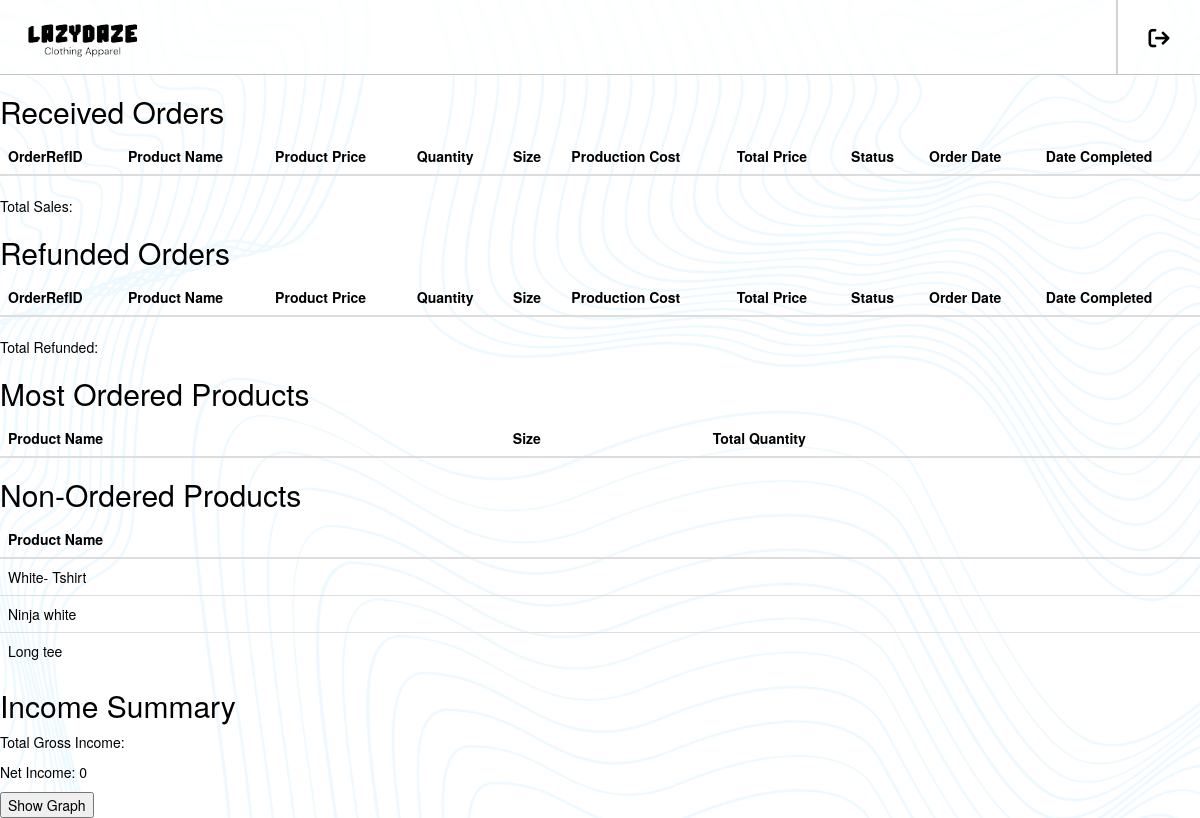
/Report_sales.php, run on an earlier commit of the app's database.
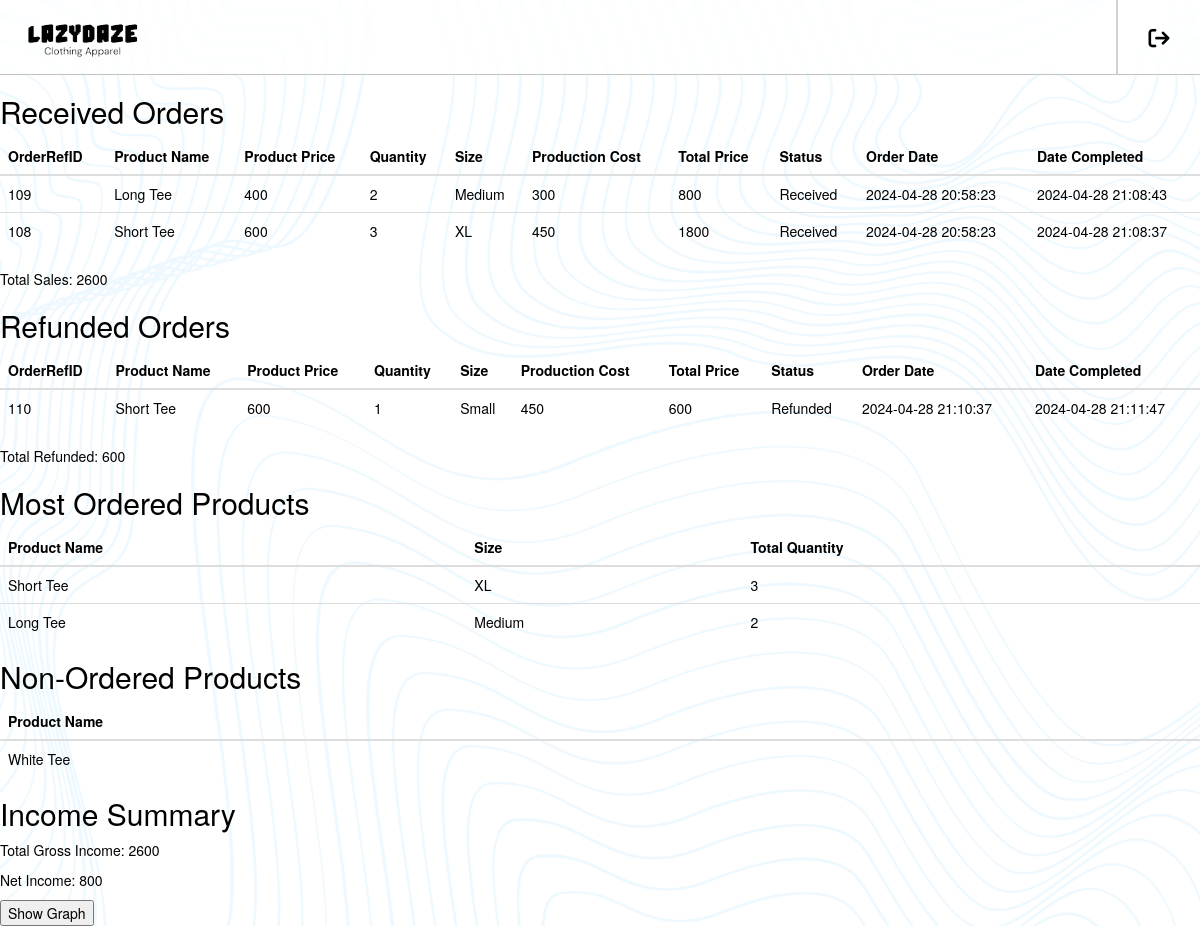
And on a later commit of the database.
### tables this page shows
CREATE TABLE `manageorders` (
  `OrderRefID` int(200) NOT NULL,
  `ProductID` int(200) NOT NULL,
  `Customer_Email` varchar(200) NOT NULL,
  `Customer_Name` varchar(200) NOT NULL,
  `Customer_HouseNumber` varchar(200) NOT NULL,
  `Customer_Street` varchar(200) NOT NULL,
  `Customer_Barangay` varchar(200) NOT NULL,
  `Customer_City` varchar(200) NOT NULL,
  `Customer_Postal` int(200) NOT NULL,
  `Customer_Number` varchar(200) NOT NULL,
  `Product_Name` varchar(200) NOT NULL,
  `Price` int(200) NOT NULL,
  `Size` varchar(200) NOT NULL,
  `Quantity` int(200) NOT NULL,
  `Prod_Cost` int(200) NOT NULL,
  `TotalPrice` int(200) NOT NULL,
  `img` varchar(200) NOT NULL,
  `Receipt_img` varchar(200) NOT NULL,
  `Confirmed` tinyint(1) DEFAULT 0,
  `Status` varchar(50) NOT NULL DEFAULT 'Pending',
  `Order_Date` datetime NOT NULL,
  `Date_Completed` datetime DEFAULT NULL
);

### Report_sales.php (the view, shortened to what this page needs)
<?php
include('connect.php');
if(isset($_GET['date'])) {
    $date = $_GET['date'];
    $end_date = isset($_GET['end_date']) ? $_GET['end_date'] : $date;
    $received_order_query = "SELECT * FROM manageorders WHERE Confirmed = 1 AND Status NOT IN ('Pending', 'Delivering') AND DATE(Date_Completed) BETWEEN '$date' AND '$end_date' ORDER BY Date_Completed DESC";
    $received_order_result = mysqli_query($conn, $received_order_query);
    $refunded_order_query = "SELECT * FROM manageorders WHERE Confirmed = 2 AND Status NOT IN ('Pending', 'Delivering') AND DATE(Date_Completed) BETWEEN '$date' AND '$end_date' ORDER BY Date_Completed DESC";
    $refunded_order_result = mysqli_query($conn, $refunded_order_query);
    $most_ordered_query = "SELECT Product_Name, Size, SUM(Quantity) AS total_quantity FROM manageorders WHERE Confirmed = 1 AND Status NOT IN ('Pending', 'Delivering') AND DATE(Date_Completed) BETWEEN '$date' AND '$end_date' GROUP BY Product_Name, Size ORDER BY total_quantity DESC LIMIT 5";
    $most_ordered_result = mysqli_query($conn, $most_ordered_query);
    $least_ordered_query = "SELECT Product_Name, Size, SUM(Quantity) AS total_quantity FROM manageorders WHERE Confirmed = 1 AND Status NOT IN ('Pending', 'Delivering') AND DATE(Date_Completed) BETWEEN '$date' AND '$end_date' GROUP BY Product_Name, Size ORDER BY total_quantity ASC LIMIT 5";
    $least_ordered_result = mysqli_query($conn, $least_ordered_query);
    $non_ordered_query = "SELECT Product_Name FROM manageprod WHERE Product_Name NOT IN (SELECT DISTINCT Product_Name FROM manageorders WHERE Confirmed = 1 AND Status NOT IN ('Pending', 'Delivering') AND DATE(Date_Completed) BETWEEN '$date' AND '$end_date')";
    $non_ordered_result = mysqli_query($conn, $non_ordered_query);
    $total_sales_query = "SELECT SUM(TotalPrice) AS total_sales FROM manageorders WHERE Confirmed = 1 AND Status NOT IN ('Pending', 'Delivering') AND DATE(Date_Completed) BETWEEN '$date' AND '$end_date'";
    $total_sales_result = mysqli_query($conn, $total_sales_query);
    $total_sales_row = mysqli_fetch_assoc($total_sales_result);
    $total_sales = $total_sales_row['total_sales'];
    $total_refunded_query = "SELECT SUM(TotalPrice) AS total_refunded FROM manageorders WHERE Confirmed = 2 AND Status NOT IN ('Pending', 'Delivering') AND DATE(Date_Completed) BETWEEN '$date' AND '$end_date'";
    $total_refunded_result = mysqli_query($conn, $total_refunded_query);
    $total_refunded_row = mysqli_fetch_assoc($total_refunded_result);
    $total_refunded = $total_refunded_row['total_refunded'];
    $total_prod_cost_query = "SELECT SUM(Prod_Cost) AS total_prod_cost FROM manageorders WHERE Status NOT IN ('Pending', 'Delivering') AND DATE(Date_Completed) BETWEEN '$date' AND '$end_date'";
    $total_prod_cost_result = mysqli_query($conn, $total_prod_cost_query);
    $total_prod_cost_row = mysqli_fetch_assoc($total_prod_cost_result);
    $total_prod_cost = $total_prod_cost_row['total_prod_cost'];
    $total_gross_income = $total_sales;
    $net_income = $total_sales - $total_refunded - $total_prod_cost;
} else {
    $received_order_query = "SELECT * FROM manageorders WHERE Confirmed = 1 AND Status NOT IN ('Pending', 'Delivering') ORDER BY Date_Completed DESC";
    $received_order_result = mysqli_query($conn, $received_order_query);
    $refunded_order_query = "SELECT * FROM manageorders WHERE Confirmed = 2 AND Status NOT IN ('Pending', 'Delivering') ORDER BY Date_Completed DESC";
    $refunded_order_result = mysqli_query($conn, $refunded_order_query);
    $most_ordered_query = "SELECT Product_Name, Size, SUM(Quantity) AS total_quantity FROM manageorders WHERE Confirmed = 1 AND Status NOT IN ('Pending', 'Delivering') GROUP BY Product_Name, Size ORDER BY total_quantity DESC LIMIT 5";
    $most_ordered_result = mysqli_query($conn, $most_ordered_query);
    $non_ordered_query = "SELECT Product_Name FROM manageprod WHERE Product_Name NOT IN (SELECT DISTINCT Product_Name FROM manageorders WHERE Confirmed = 1 AND Status NOT IN ('Pending', 'Delivering'))";
    $non_ordered_result = mysqli_query($conn, $non_ordered_query);
    $total_sales_query = "SELECT SUM(TotalPrice) AS total_sales FROM manageorders WHERE Confirmed = 1 AND Status NOT IN ('Pending', 'Delivering')";
    $total_sales_result = mysqli_query($conn, $total_sales_query);
    $total_sales_row = mysqli_fetch_assoc($total_sales_result);
    $total_sales = $total_sales_row['total_sales'];
    $total_refunded_query = "SELECT SUM(TotalPrice) AS total_refunded FROM manageorders WHERE Confirmed = 2 AND Status NOT IN ('Pending', 'Delivering')";
    $total_refunded_result = mysqli_query($conn, $total_refunded_query);
    $total_refunded_row = mysqli_fetch_assoc($total_refunded_result);
    $total_refunded = $total_refunded_row['total_refunded'];
    $total_prod_cost_query = "SELECT SUM(Prod_Cost) AS total_prod_cost FROM manageorders WHERE Status NOT IN ('Pending', 'Delivering')";
    $total_prod_cost_result = mysqli_query($conn, $total_prod_cost_query);
    $total_prod_cost_row = mysqli_fetch_assoc($total_prod_cost_result);
    $total_prod_cost = $total_prod_cost_row['total_prod_cost'];
    $total_gross_income = $total_sales;
    $net_income = $total_sales - $total_refunded - $total_prod_cost;
}
?>
<!DOCTYPE html>
<html lang="en">
<head>
    <link rel="stylesheet" href="https://maxcdn.bootstrapcdn.com/bootstrap/3.4.1/css/bootstrap.min.css">
    <link href="./Report_sales.css" rel="stylesheet" type="text/css"/>
    <link rel="stylesheet" href="https://cdnjs.cloudflare.com/ajax/libs/font-awesome/6.5.1/css/all.min.css" />
</head>
<body>
    <div class="bg">
        <div class="topnav">
            <a href="Admin_mainpage.php">
                <img align="left" class="ld-icon" src="LDAssets/lz logo.png" alt="LazyDaze">
            </a>
            <div class="nav-h-layout">
                <div class="nav-icon">
                    <a href="./homepage.php">
                    </a>
                </div>
                <div class="nav-line"></div>
            </div>
        </div>
        <div id="receivedOrders">
            <h2>Received Orders</h2>
            <table class="table">
                <thead>
                    <tr>
                        <th>OrderRefID</th>
                        <th>Product Name</th>
                        <th>Product Price</th>
                        <th>Quantity</th>
                        <th>Size</th>
                        <th>Production Cost</th>
                        <th>Total Price</th>
                        <th>Status</th>
                        <th>Order Date</th>
                        <th>Date Completed</th>
                    </tr>
                </thead>
                <tbody>
                    <?php
                    while ($row = mysqli_fetch_assoc($received_order_result)) {
                    ?>
                    <tr>
                        <td><?php echo $row['OrderRefID']; ?></td>
                        <td><?php echo $row['Product_Name']; ?></td>
                        <td><?php echo $row['Price']; ?></td>
                        <td><?php echo $row['Quantity']; ?></td>
                        <td><?php echo $row['Size']; ?></td>
                        <td><?php echo $row['Prod_Cost']; ?></td>
                        <td><?php echo $row['TotalPrice']; ?></td>
                        <td><?php echo $row['Status']; ?></td>
                        <td><?php echo $row['Order_Date']; ?></td>
                        <td><?php echo $row['Date_Completed']; ?></td>
                    </tr>
                    <?php
                    }
                    ?>
                </tbody>
            </table>
            <p>Total Sales: <?php echo $total_sales; ?></p>
        </div>
        <div id="refundedOrders">
            <h2>Refunded Orders</h2>
            <table class="table">
                <thead>
                    <tr>
                        <th>OrderRefID</th>
                        <th>Product Name</th>
                        <th>Product Price</th>
                        <th>Quantity</th>
                        <th>Size</th>
                        <th>Production Cost</th>
                        <th>Total Price</th>
                        <th>Status</th>
                        <th>Order Date</th>
                        <th>Date Completed</th>
                    </tr>
                </thead>
                <tbody>
                    <?php
                    while ($row = mysqli_fetch_assoc($refunded_order_result)) {
                    ?>
                    <tr>
                        <td><?php echo $row['OrderRefID']; ?></td>
                        <td><?php echo $row['Product_Name']; ?></td>
                        <td><?php echo $row['Price']; ?></td>
                        <td><?php echo $row['Quantity']; ?></td>
                        <td><?php echo $row['Size']; ?></td>
                        <td><?php echo $row['Prod_Cost']; ?></td>
                        <td><?php echo $row['TotalPrice']; ?></td>
                        <td><?php echo $row['Status']; ?></td>
                        <td><?php echo $row['Order_Date']; ?></td>
                        <td><?php echo $row['Date_Completed']; ?></td>
                    </tr>
                    <?php
                    }
                    ?>
                </tbody>
            </table>
            <p>Total Refunded: <?php echo $total_refunded; ?></p>
        </div>
        <div id="mostOrderedProducts">
            <h2>Most Ordered Products</h2>
            <table class="table">
                <thead>
                    <tr>
                        <th>Product Name</th>
                        <th>Size</th>
                        <th>Total Quantity</th>
                    </tr>
                </thead>
                <tbody>
                    <?php
                    while ($row = mysqli_fetch_assoc($most_ordered_result)) {
                    ?>
                    <tr>
                        <td><?php echo $row['Product_Name']; ?></td>
                        <td><?php echo $row['Size']; ?></td>
                        <td><?php echo $row['total_quantity']; ?></td>
                    </tr>
                    <?php
                    }
                    ?>
                </tbody>
            </table>
        </div>
        <div id="nonOrderedProducts">
            <h2>Non-Ordered Products</h2>
            <table class="table">
                <thead>
                    <tr>
                        <th>Product Name</th>
                    </tr>
                </thead>
                <tbody>
                    <?php
                    while ($row = mysqli_fetch_assoc($non_ordered_result)) {
                    ?>
                    <tr>
                        <td><?php echo $row['Product_Name']; ?></td>
                    </tr>
                    <?php
                    }
                    ?>
                </tbody>
            </table>
        </div>
        <div id="income">
            <h2>Income Summary</h2>
            <p>Total Gross Income: <?php echo $total_gross_income; ?></p>
            <p>Net Income: <?php echo $net_income; ?></p>
        </div>
        <button id="showGraphButton">Show Graph</button>
    </div>
</body>
</html>

### Report_sales.css (style rules this page uses)
body { animation: appear 0.5s; background-color: white; color: black; }
a { text-decoration: none; color: white; }
.bg { background-image: linear-gradient(rgba(255, 255, 255, 0.910),rgba(255, 255, 255, 0.910)), url("./LDAssets/typo\ bg.png"); background-color: white; height: 100%; background-size: 100%; position: relative; }
.topnav { overflow: hidden; background-color: rgba(255, 255, 255, 0.5); backdrop-filter: blur(3px); position: sticky; top: 0px; z-index: 1; border-bottom: 1px solid rgba(136, 136, 136, 0.5); }
.topnav a { float: left; margin-left: 5px; color: black; text-align: center; padding: 14px 16px; text-decoration: none; transition-duration: 0.3s; }
.ld-icon { width: 70%; margin: 0px; }
.nav-h-layout { flex-direction: row-reverse; align-items: center; display: flex; }
.nav-icon { text-decoration: none; margin: auto 14.5px auto 10px; }
.nav-line { margin-top: -2px; height: 76px; border-left: 2.5px solid rgba(166, 166, 166, 0.5); }

What changed in the data, as far as the page shows it:
added manageorders: OrderRefID "109", Product_Name "Long Tee", Price "400", Quantity "2", Size "Medium", Prod_Cost "300", TotalPrice "800", Status "Received", Order_Date "2024-04-28 20:58:23", Date_Completed "2024-04-28 21:08:43", shown under "Received Orders"
added manageorders: OrderRefID "108", Product_Name "Short Tee", Price "600", Quantity "3", Size "XL", Prod_Cost "450", TotalPrice "1800", Status "Received", Order_Date "2024-04-28 20:58:23", Date_Completed "2024-04-28 21:08:37", shown under "Received Orders"
added manageorders: OrderRefID "110", Product_Name "Short Tee", Price "600", Quantity "1", Size "Small", Prod_Cost "450", TotalPrice "600", Status "Refunded", Order_Date "2024-04-28 21:10:37", Date_Completed "2024-04-28 21:11:47", shown under "Refunded Orders"
Also different on the page:
$total_sales: (not shown) → "2600"
$total_refunded: (not shown) → "600"
$total_gross_income: (not shown) → "2600"
$net_income: "0" → "800"
new list line: "Short Tee XL 3"
new list line: "Long Tee Medium 2"
new list line: "White Tee"
list line gone: "White- Tshirt"
list line gone: "Ninja white"
list line gone: "Long tee"
